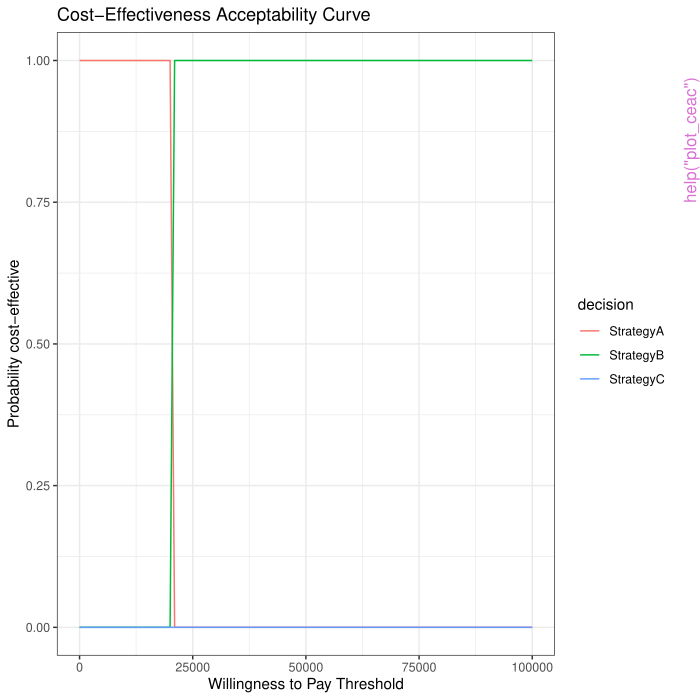

Write the R code that produced this figure.
pkgname <- "twig"
source(file.path(R.home("share"), "R", "examples-header.R"))
options(warn = 1)
base::assign(".ExTimings", "twig-Ex.timings", pos = 'CheckExEnv')
base::cat("name\tuser\tsystem\telapsed\n", file=base::get(".ExTimings", pos = 'CheckExEnv'))
base::assign(".format_ptime",
function(x) {
  if(!is.na(x[4L])) x[1L] <- x[1L] + x[4L]
  if(!is.na(x[5L])) x[2L] <- x[2L] + x[5L]
  options(OutDec = '.')
  format(x[1L:3L], digits = 7L)
},
pos = 'CheckExEnv')

### * </HEADER>
library('twig')

base::assign(".oldSearch", base::search(), pos = 'CheckExEnv')
base::assign(".old_wd", base::getwd(), pos = 'CheckExEnv')
cleanEx()
nameEx("calculate_icers")
### * calculate_icers

flush(stderr()); flush(stdout())

base::assign(".ptime", proc.time(), pos = "CheckExEnv")
### Name: calculate_icers
### Title: Calculate Incremental Cost-Effectiveness Ratios (ICERs)
### Aliases: calculate_icers

### ** Examples

rewards_summary <- matrix(c(100, 200, 0.5, 0.7), ncol = 2, 
                          dimnames = list(c("Strategy A", "Strategy B"), 
                                          c("cost", "utility")))
calculate_icers(rewards_summary)



base::assign(".dptime", (proc.time() - get(".ptime", pos = "CheckExEnv")), pos = "CheckExEnv")
base::cat("calculate_icers", base::get(".format_ptime", pos = 'CheckExEnv')(get(".dptime", pos = "CheckExEnv")), "\n", file=base::get(".ExTimings", pos = 'CheckExEnv'), append=TRUE, sep="\t")
cleanEx()
nameEx("decisions")
### * decisions

flush(stderr()); flush(stdout())

base::assign(".ptime", proc.time(), pos = "CheckExEnv")
### Name: decisions
### Title: Add decisions to a twig
### Aliases: decisions

### ** Examples

decisions(names = c(A, B, C))
decisions(names = c("A", "B", "C"))




base::assign(".dptime", (proc.time() - get(".ptime", pos = "CheckExEnv")), pos = "CheckExEnv")
base::cat("decisions", base::get(".format_ptime", pos = 'CheckExEnv')(get(".dptime", pos = "CheckExEnv")), "\n", file=base::get(".ExTimings", pos = 'CheckExEnv'), append=TRUE, sep="\t")
cleanEx()
nameEx("event")
### * event

flush(stderr()); flush(stdout())

base::assign(".ptime", proc.time(), pos = "CheckExEnv")
### Name: event
### Title: Add an event layer to a twig object
### Aliases: event

### ** Examples

#' # Adding the event layer to a twig object
twig_obj <- twig() + event(name = event_progress, 
                           options = c(yes, none), 
                           probs = c(pProgress, leftover), 
                           transitions = c(Severe, stay))

event_layer <- event(name = "event_progress", 
                     options = c("yes", "none"), 
                     probs = c(pProgress, leftover), 
                     transitions = c("Severe", "stay"))




base::assign(".dptime", (proc.time() - get(".ptime", pos = "CheckExEnv")), pos = "CheckExEnv")
base::cat("event", base::get(".format_ptime", pos = 'CheckExEnv')(get(".dptime", pos = "CheckExEnv")), "\n", file=base::get(".ExTimings", pos = 'CheckExEnv'), append=TRUE, sep="\t")
cleanEx()
nameEx("grapes-out-grapes")
### * grapes-out-grapes

flush(stderr()); flush(stdout())

base::assign(".ptime", proc.time(), pos = "CheckExEnv")
### Name: %out%
### Title: Negation of %in% operator
### Aliases: %out%

### ** Examples

x <- c("A", "B", "C")
table <- c("B", "C", "D")
x %out% table



base::assign(".dptime", (proc.time() - get(".ptime", pos = "CheckExEnv")), pos = "CheckExEnv")
base::cat("grapes-out-grapes", base::get(".format_ptime", pos = 'CheckExEnv')(get(".dptime", pos = "CheckExEnv")), "\n", file=base::get(".ExTimings", pos = 'CheckExEnv'), append=TRUE, sep="\t")
cleanEx()
nameEx("payoffs")
### * payoffs

flush(stderr()); flush(stdout())

base::assign(".ptime", proc.time(), pos = "CheckExEnv")
### Name: payoffs
### Title: Add payoffs to a twig object
### Aliases: payoffs

### ** Examples

payoffs_layer <- payoffs(names = c(cost, effectiveness), discount_rates = c(0.03, 0.03))




base::assign(".dptime", (proc.time() - get(".ptime", pos = "CheckExEnv")), pos = "CheckExEnv")
base::cat("payoffs", base::get(".format_ptime", pos = 'CheckExEnv')(get(".dptime", pos = "CheckExEnv")), "\n", file=base::get(".ExTimings", pos = 'CheckExEnv'), append=TRUE, sep="\t")
cleanEx()
nameEx("plot_ceac")
### * plot_ceac

flush(stderr()); flush(stdout())

base::assign(".ptime", proc.time(), pos = "CheckExEnv")
### Name: plot_ceac
### Title: Plot Cost-Effectiveness Acceptability Curve (CEAC)
### Aliases: plot_ceac

### ** Examples

# Example rewards simulation array
rewards_sim <- array(
  data = c(1000, 2000, 1500, 0.8, 0.85, 0.82, 1000, 2000, 1500, 0.8, 0.85, 0.82),
  dim = c(3, 2, 2),
  dimnames = list(c("StrategyA", "StrategyB", "StrategyC"), c("cost", "utility"), NULL)
)

# Define WTP range
wtp_range <- seq(0, 100000, by = 1000)

# Plot CEAC
ceac_plot <- plot_ceac(rewards_sim, wtp_range)
print(ceac_plot)



base::assign(".dptime", (proc.time() - get(".ptime", pos = "CheckExEnv")), pos = "CheckExEnv")
base::cat("plot_ceac", base::get(".format_ptime", pos = 'CheckExEnv')(get(".dptime", pos = "CheckExEnv")), "\n", file=base::get(".ExTimings", pos = 'CheckExEnv'), append=TRUE, sep="\t")
cleanEx()
nameEx("plus-.twig_class")
### * plus-.twig_class

flush(stderr()); flush(stdout())

base::assign(".ptime", proc.time(), pos = "CheckExEnv")
### Name: +.twig_class
### Title: Define a method for the '+' operator for 'twig' objects
### Aliases: +.twig_class

### ** Examples

twig_obj <- twig() + 
  decisions(names = c(StandardOfCare, StrategyA, StrategyB, StrategyAB))



base::assign(".dptime", (proc.time() - get(".ptime", pos = "CheckExEnv")), pos = "CheckExEnv")
base::cat("plus-.twig_class", base::get(".format_ptime", pos = 'CheckExEnv')(get(".dptime", pos = "CheckExEnv")), "\n", file=base::get(".ExTimings", pos = 'CheckExEnv'), append=TRUE, sep="\t")
cleanEx()
nameEx("prob2rate")
### * prob2rate

flush(stderr()); flush(stdout())

base::assign(".ptime", proc.time(), pos = "CheckExEnv")
### Name: prob2rate
### Title: Convert Probability to Rate
### Aliases: prob2rate

### ** Examples

prob <- 0.1
rate <- prob2rate(prob)
print(rate)



base::assign(".dptime", (proc.time() - get(".ptime", pos = "CheckExEnv")), pos = "CheckExEnv")
base::cat("prob2rate", base::get(".format_ptime", pos = 'CheckExEnv')(get(".dptime", pos = "CheckExEnv")), "\n", file=base::get(".ExTimings", pos = 'CheckExEnv'), append=TRUE, sep="\t")
cleanEx()
nameEx("rate2prob")
### * rate2prob

flush(stderr()); flush(stdout())

base::assign(".ptime", proc.time(), pos = "CheckExEnv")
### Name: rate2prob
### Title: Convert Rate to Probability
### Aliases: rate2prob

### ** Examples

rate <- 0.1
prob <- rate2prob(rate)
print(prob)



base::assign(".dptime", (proc.time() - get(".ptime", pos = "CheckExEnv")), pos = "CheckExEnv")
base::cat("rate2prob", base::get(".format_ptime", pos = 'CheckExEnv')(get(".dptime", pos = "CheckExEnv")), "\n", file=base::get(".ExTimings", pos = 'CheckExEnv'), append=TRUE, sep="\t")
cleanEx()
nameEx("run_twig")
### * run_twig

flush(stderr()); flush(stdout())

base::assign(".ptime", proc.time(), pos = "CheckExEnv")
### Name: run_twig
### Title: Run a twig model
### Aliases: run_twig

### ** Examples

## Not run: 
##D run_twig(mytwig, params, n_cycles = 10)
##D # see the vignettes for more examples
## End(Not run)




base::assign(".dptime", (proc.time() - get(".ptime", pos = "CheckExEnv")), pos = "CheckExEnv")
base::cat("run_twig", base::get(".format_ptime", pos = 'CheckExEnv')(get(".dptime", pos = "CheckExEnv")), "\n", file=base::get(".ExTimings", pos = 'CheckExEnv'), append=TRUE, sep="\t")
cleanEx()
nameEx("states")
### * states

flush(stderr()); flush(stdout())

base::assign(".ptime", proc.time(), pos = "CheckExEnv")
### Name: states
### Title: Add Markov states to a twig
### Aliases: states

### ** Examples

states(names = c(H,S,D), 
                 init_probs = c(0.5, prob_fun, leftover),
                 max_cycles = c(1, 2, 1)) 



base::assign(".dptime", (proc.time() - get(".ptime", pos = "CheckExEnv")), pos = "CheckExEnv")
base::cat("states", base::get(".format_ptime", pos = 'CheckExEnv')(get(".dptime", pos = "CheckExEnv")), "\n", file=base::get(".ExTimings", pos = 'CheckExEnv'), append=TRUE, sep="\t")
cleanEx()
nameEx("twig")
### * twig

flush(stderr()); flush(stdout())

base::assign(".ptime", proc.time(), pos = "CheckExEnv")
### Name: twig
### Title: Create a new twig object
### Aliases: twig

### ** Examples

twig_obj <- twig()
# see vignettes for more



base::assign(".dptime", (proc.time() - get(".ptime", pos = "CheckExEnv")), pos = "CheckExEnv")
base::cat("twig", base::get(".format_ptime", pos = 'CheckExEnv')(get(".dptime", pos = "CheckExEnv")), "\n", file=base::get(".ExTimings", pos = 'CheckExEnv'), append=TRUE, sep="\t")
### * <FOOTER>
###
cleanEx()
options(digits = 7L)
base::cat("Time elapsed: ", proc.time() - base::get("ptime", pos = 'CheckExEnv'),"\n")
grDevices::dev.off()
###
### Local variables: ***
### mode: outline-minor ***
### outline-regexp: "\\(> \\)?### [*]+" ***
### End: ***
quit('no')
